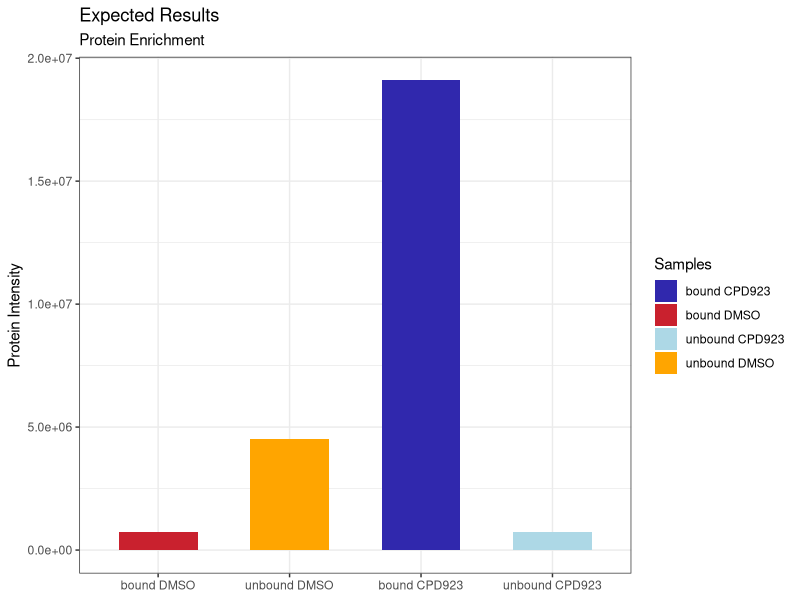
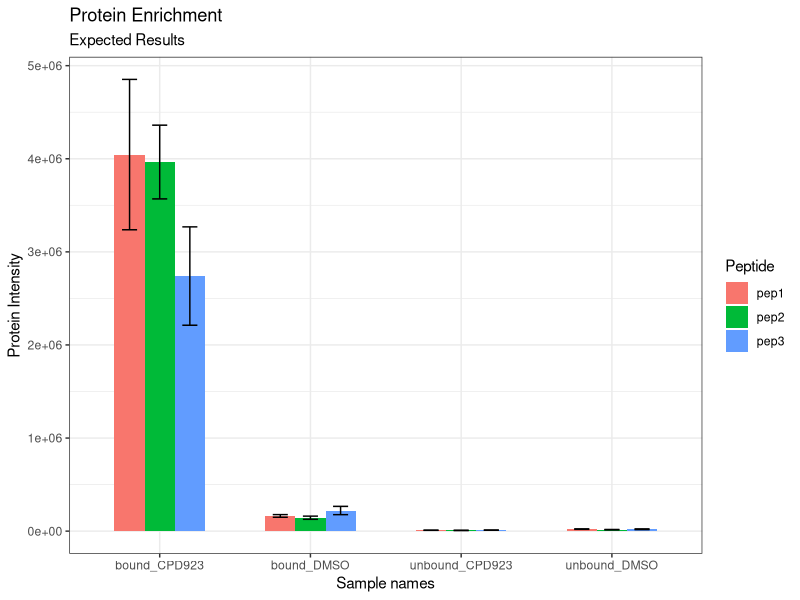
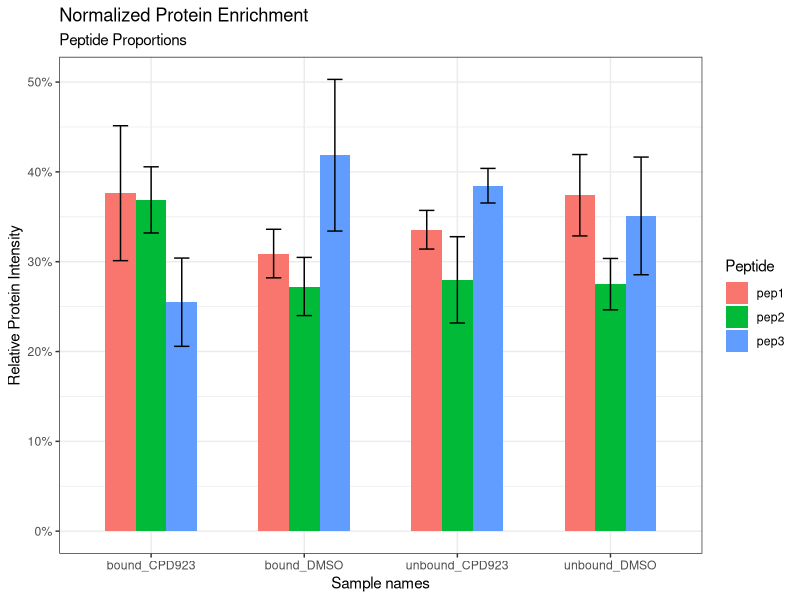
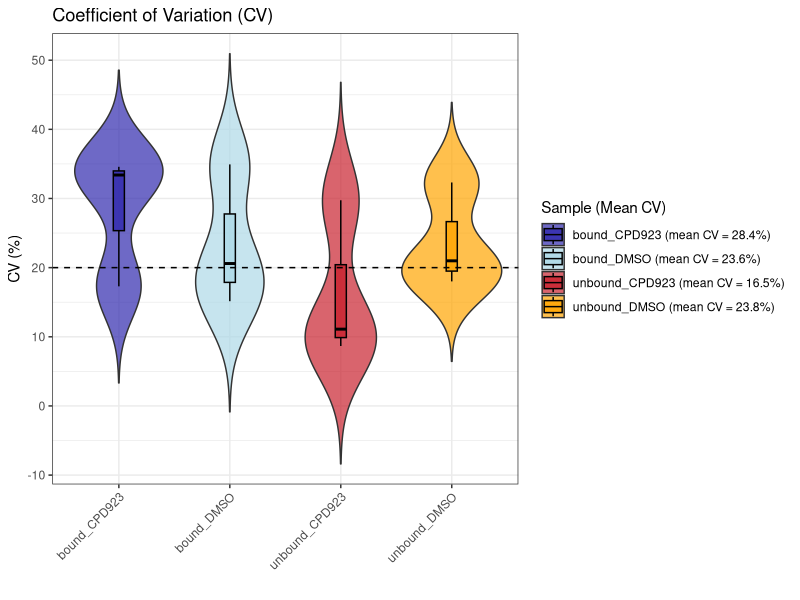

These charts were generated, in order, by the following R code:
## ---- chunk 1
knitr::opts_chunk$set(echo = TRUE)
## ---- chunk 2
# Loading in libraries
library(ggplot2) # For plotting
library(dplyr) # For data manipulation
library(stringr) # For string manipulation
library(tidyverse) # For data manipulation
library(readr) # For reading in data
library(knitr) # For creating tables
library(kableExtra) # For creating tables
## ---- chunk 3
# Creating the data frame
# x-axis, the sample names
Samples <- c('bound DMSO',	'bound DMSO',	'bound DMSO',	'unbound DMSO',	'unbound DMSO',	'unbound DMSO', 'bound CPD923',	'bound CPD923',	'bound CPD923',	'unbound CPD923',	'unbound CPD923',	'unbound CPD923') 

# The intensities of the peptide detection
Peptide_PSYHRYTCUG <- c(1.79E+05,	7.24E+05,	6.90E+05, 2.35E+06,	4.51E+06,	3.33E+06, 1.91E+07,	1.37E+07,	1.08E+07 ,1.79E+05,	7.24E+05,	6.90E+05)

# Creating a data frame with a column for the standard error of the mean grouped by the samples. 
dat <- data.frame(Samples, Peptide_PSYHRYTCUG)

# The factor function allows the Samples to be ordered according whichever samples we chose in order. Using the reorder function only allows one to sort the column in ascending or descending order according to the y-axis variables. 
Expected_Results <- ggplot(dat, aes(fill = Samples, y = Peptide_PSYHRYTCUG, x = factor(Samples, level = c("bound DMSO", "unbound DMSO", "bound CPD923", "unbound CPD923" )))) +
    scale_fill_manual(values = c("#3028AD", "#C9212E", "lightblue", "orange") ) +
    geom_col(width = 0.6, position = position_dodge()) +
    ylab("Protein Intensity") +
    xlab(NULL) +
    ggtitle("Expected Results", subtitle = "Protein Enrichment") +
    theme(axis.text.x = element_text(angle = 45, vjust = 1, hjust = 1)) +
    theme_bw()

Expected_Results
## ---- chunk 4
set.seed(123) # for reproducibility

# Number of peptides (rows)
n_peps <- 3  

# Create mock data (log-normal distribution to mimic MS intensities)
dat <- data.frame(
  bound_DMSO_1 = rlnorm(n_peps, meanlog = 12, sdlog = 0.3),
  bound_DMSO_2 = rlnorm(n_peps, meanlog = 12, sdlog = 0.3),
  bound_DMSO_3 = rlnorm(n_peps, meanlog = 12, sdlog = 0.3),
  
  bound_CPD923_1 = rlnorm(n_peps, meanlog = 15, sdlog = 0.3),
  bound_CPD923_2 = rlnorm(n_peps, meanlog = 15, sdlog = 0.3),
  bound_CPD923_3 = rlnorm(n_peps, meanlog = 15, sdlog = 0.3),
  
  unbound_DMSO_1 = rlnorm(n_peps, meanlog = 10, sdlog = 0.3),
  unbound_DMSO_2 = rlnorm(n_peps, meanlog = 10, sdlog = 0.3),
  unbound_DMSO_3 = rlnorm(n_peps, meanlog = 10, sdlog = 0.3),
  
  unbound_CPD923_1 = rlnorm(n_peps, meanlog = 9, sdlog = 0.3),
  unbound_CPD923_2 = rlnorm(n_peps, meanlog = 9, sdlog = 0.3),
  unbound_CPD923_3 = rlnorm(n_peps, meanlog = 9, sdlog = 0.3)
)

# Add peptide identifiers
dat <- dat %>% mutate(Peptide = paste0("pep", 1:n_peps))

# Reorder columns to have Peptide first
dat <- dat %>% select(Peptide, everything())

# Display the data frame as a table
kable(dat, format = "html", escape = FALSE, caption = "Mock Data") %>%
  kable_styling(bootstrap_options = c("striped", "hover", "condensed", "responsive"))
## ---- chunk 5
# Long format (regex splits "condition_replicate")
dat_long <- dat %>%
  pivot_longer(
    cols = -Peptide,
    names_to = c("Sample_names", "Replicate"),
    names_pattern = "(.*)_(\\d+)",
    values_to = "Intensity"
  )

# Summarize to get mean + SE per peptide/condition
dat_summary <- dat_long %>%
  group_by(Sample_names, Peptide) %>%
  summarise(
    mean_Samples = mean(Intensity, na.rm = TRUE),
    se_Samples   = sd(Intensity, na.rm = TRUE) / sqrt(n()),
    cv_Samples   = sd(Intensity, na.rm = TRUE) / mean(Intensity, na.rm = TRUE) * 100,
    .groups = "drop"
  )

# Display the summarized data frame as a table
kable(dat_summary, format = "html", escape = FALSE, caption = "Mock Data") %>%
  kable_styling(bootstrap_options = c("striped", "hover", "condensed", "responsive"))
## ---- chunk 6
# Normalized values (optional, for relative abundance plotting)
dat_norm <- dat_summary %>%
  group_by(Sample_names) %>%
  mutate(
    norm_mean = mean_Samples / sum(mean_Samples),
    norm_se   = se_Samples / sum(mean_Samples)   # approximate SE scaling
  ) %>%
  ungroup()

# Display the normalized data frame as a table
kable(dat_norm, format = "html", escape = FALSE, caption = "Mock Data") %>%
  kable_styling(bootstrap_options = c("striped", "hover", "condensed", "responsive"))
## ---- chunk 7
# Original data plot bar plots with error bars
ggplot(dat_summary, aes(fill = Peptide, y = mean_Samples, x = Sample_names)) +
  geom_col(width = 0.6, position = position_dodge(width = 0.6)) +
  geom_errorbar(
    aes(ymin = mean_Samples - se_Samples,
        ymax = mean_Samples + se_Samples),
    width = 0.3,
    position = position_dodge(width = 0.6)   # <-- aligns error bars
  ) +
  ylab("Protein Intensity") +
  xlab("Sample names") +
  ggtitle("Protein Enrichment", subtitle = "Expected Results") +
  theme(axis.text.x = element_text(angle = 45, vjust = 1, hjust = 1)) +
  theme_bw()
## ---- chunk 8
# Normalized data plot barplots with error bars
ggplot(dat_norm, aes(fill = Peptide, y = norm_mean, x = Sample_names)) +
  geom_col(width = 0.6, position = position_dodge(width = 0.6)) +
  geom_errorbar(
    aes(ymin = norm_mean - norm_se,
        ymax = norm_mean + norm_se),
    width = 0.3,
    position = position_dodge(width = 0.6)
  ) +
  ylab("Relative Protein Intensity") +
  xlab("Sample names") +
  scale_y_continuous(labels = scales::percent) +
  ggtitle("Normalized Protein Enrichment", subtitle = "Peptide Proportions") +
  theme(axis.text.x = element_text(angle = 45, vjust = 1, hjust = 1)) +
  theme_bw()
## ---- chunk 9
# Calculate mean CV per sample group
cv_means <- dat_summary %>%
  group_by(Sample_names) %>%
  summarise(mean_cv = mean(cv_Samples, na.rm = TRUE))


# Make a named vector of labels with mean values appended
legend_labels <- setNames(
  paste0(cv_means$Sample_names, " (mean CV = ", sprintf("%.1f", cv_means$mean_cv), "%)"),
  cv_means$Sample_names
)

# Plot with custom legend labels
ggplot(dat_summary, aes(x = Sample_names, y = cv_Samples, fill = Sample_names)) +
  geom_violin(trim = FALSE, alpha = 0.7) +
  geom_boxplot(width = 0.1, color = "black", alpha = 0.8) +
  geom_hline(yintercept = 20, linetype = "dashed") +
  scale_fill_manual(
    values = c("#3028AD", "lightblue", "#C9212E", "orange"),
    labels = legend_labels
  ) +
  labs(x = "", y = "CV (%)", fill = "Sample (Mean CV)") +
  ggtitle("Coefficient of Variation (CV)") +
  theme_bw() +
  theme(axis.text.x = element_text(angle = 45, vjust = 1, hjust = 1))
